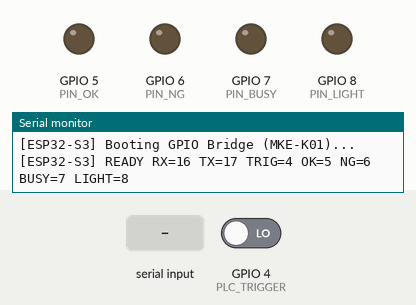
Bench run of a sketch on a simulated ESP32-S3. On the bench: output pins drawn as LEDs (lit = HIGH), the last lines printed to the serial monitor. The test bench sets the inputs (shaded band); at power-on: GPIO 4 (PLC_TRIGGER) LOW.

Above: at 1.3 s.
1.4 s: GPIO 4 (PLC_TRIGGER) driven HIGH
At 2.5 s:
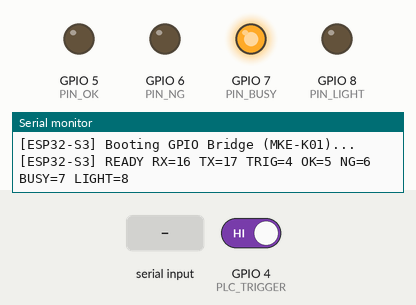
2.9 s: "LIGHT_ON\n" received over the second serial link
At 3.7 s:
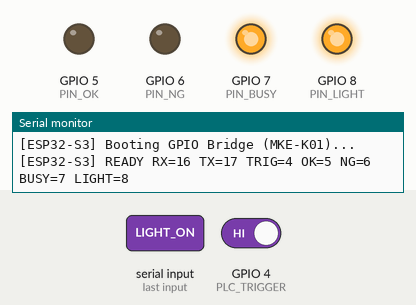
4.4 s: "OK_ON\n" received over the second serial link
At 4.8 s:
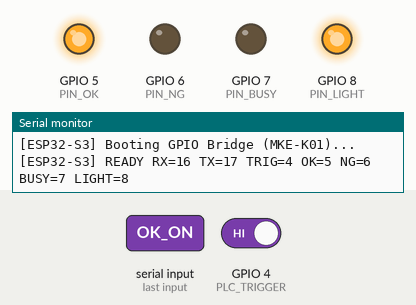
5.9 s: "LIGHT_OFF\n" received over the second serial link
At 7.1 s:
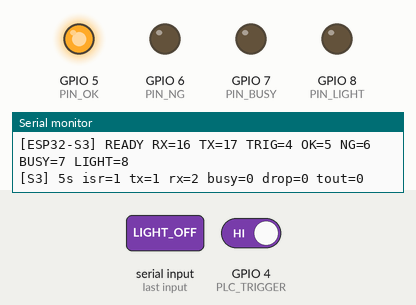
7.4 s: "NG_ON\n" received over the second serial link
At 8.3 s:
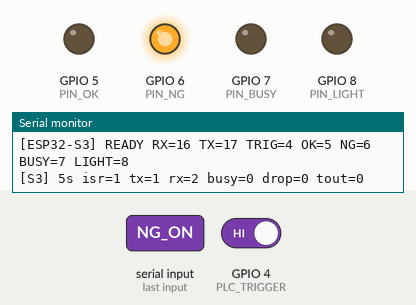
8.9 s: "BUSY_ON\n" received over the second serial link
At 9.5 s:
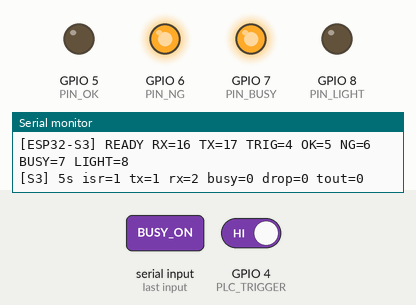
Timing chart, 0 to 25.4 s (numbered marks = the images above; inputs shaded):
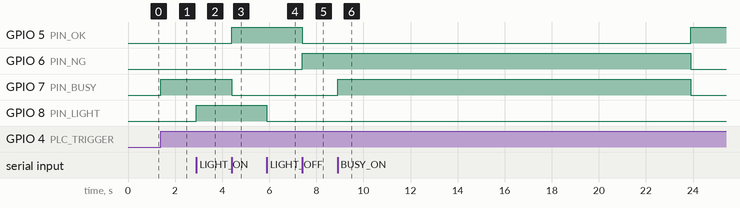

Measured:
- after the input at 1.4 s, GPIO 7 (PIN_BUSY): LOW → HIGH at once
- after the input at 2.9 s, GPIO 8 (PIN_LIGHT): LOW → HIGH at once
- after the input at 4.4 s, GPIO 5 (PIN_OK): LOW → HIGH at once; GPIO 7 (PIN_BUSY): HIGH → LOW at once
- after the input at 5.9 s, GPIO 8 (PIN_LIGHT): HIGH → LOW at once
- after the input at 7.4 s, GPIO 5 (PIN_OK): HIGH → LOW at once; GPIO 6 (PIN_NG): LOW → HIGH at once
- after the input at 8.9 s, GPIO 5 (PIN_OK): LOW → HIGH after 15.0 s; GPIO 6 (PIN_NG): HIGH → LOW after 15.0 s; GPIO 7 (PIN_BUSY): LOW → HIGH at once, → LOW 15.0 s later

The sketch:

esp32_gpio_bridge.ino
```cpp
// ═══════════════════════════════════════════════════════════
// ESP32-S3 GPIO Bridge — Jetson ↔ ESP32-S3 ↔ Opto ↔ PLC
// Board: MKE-K01 ESP32-S3 Dev Kit + MKE-B01 IO Shield
// ═══════════════════════════════════════════════════════════
//
// Jetson → UART → ESP32-S3 → Opto (NPN) → PLC   [OUTPUT]
// PLC    → Opto → ESP32-S3 → UART → Jetson       [INPUT]
//
// Wiring:
//   Jetson TX (pin8)  → ESP32-S3 GPIO16 (UART1 RX)
//   Jetson RX (pin10) ← ESP32-S3 GPIO17 (UART1 TX)
//   Jetson GND        → ESP32-S3 GND
//
// Flow: PLC trigger accepted only while idle → clear OK/NG → BUSY=ON → UART "TRIGGER" → Jetson inspect
//       → "OK_ON"/"NG_ON" → OK/NG=ON (level hold) + BUSY=OFF
//       → PLC reads OK/NG level when BUSY=OFF → next trigger clears result

#include <esp_system.h>

// ── Pins (ESP32-S3 MKE-K01) ─────────────────────────────
// ⚠️ S3 restricted: GPIO19/20=USB, GPIO22-32=Flash/PSRAM
#define UART_RX       16    // ← Jetson TX (wire to ESP32 GPIO16 pin)
#define UART_TX       17    // → Jetson RX (wire to ESP32 GPIO17 pin)

#define PLC_TRIGGER    4    // Opto INPUT (riêng) ← PLC trigger

// Opto OUTPUT 4-ch module: GPIO liền nhau 5→8 = CH1→CH4
#define PIN_OK         5    // CH1 → PLC OK
#define PIN_NG         6    // CH2 → PLC NG
#define PIN_BUSY       7    // CH3 → PLC BUSY
#define PIN_LIGHT      8    // CH4 → Đèn chiếu sáng

// ── Opto/Relay drive logic ───────────────────────────────
// Set to 0 = active-HIGH push-pull (tested OK with test_uart.ino)
// Set to 1 = active-LOW open-drain (NPN opto)
#define OPTO_ACTIVE_LOW 0

#if OPTO_ACTIVE_LOW
  #define OPTO_ON(pin)   digitalWrite(pin, LOW)
  #define OPTO_OFF(pin)  digitalWrite(pin, HIGH)
  static const uint8_t OPTO_OFF_LEVEL = HIGH;
  static const uint8_t OPTO_PIN_MODE  = OUTPUT_OPEN_DRAIN;
#else
  #define OPTO_ON(pin)   digitalWrite(pin, HIGH)
  #define OPTO_OFF(pin)  digitalWrite(pin, LOW)
  static const uint8_t OPTO_OFF_LEVEL = LOW;
  static const uint8_t OPTO_PIN_MODE  = OUTPUT;
#endif

// ── Trigger edge (1=RISING/PNP, 0=FALLING/NPN) ──────────
#define PLC_TRIGGER_ACTIVE_HIGH 1

#if PLC_TRIGGER_ACTIVE_HIGH
  static const uint8_t PLC_TRIG_MODE = INPUT_PULLDOWN;
  static const int     PLC_TRIG_EDGE = RISING;
#else
  static const uint8_t PLC_TRIG_MODE = INPUT_PULLUP;
  static const int     PLC_TRIG_EDGE = FALLING;
#endif

// ── Config ───────────────────────────────────────────────
#define DEBOUNCE_US         5000      // ISR noise filter (5ms)
#define UART_BAUD         115200
#define HEARTBEAT_MS        5000      // USB debug interval
#define RESULT_TIMEOUT_MS  15000      // BUSY watchdog; keep above Jetson normal camera recovery time

// ── UART ─────────────────────────────────────────────────
HardwareSerial JetsonSerial(1);       // UART1 → GPIO16(RX)/GPIO17(TX)

// ── State ────────────────────────────────────────────────
volatile uint32_t triggerCount  = 0;
volatile uint32_t lastTriggerUs = 0;

int lastResultPin = -1;  // Tracks which result pin (OK/NG) is currently held HIGH

char    cmdBuffer[65];
uint8_t cmdLen = 0;

uint32_t      trigTxCount      = 0;
uint32_t      rxCmdCount       = 0;
uint32_t      unknownCmdCount  = 0;
uint32_t      overflowCount    = 0;
uint32_t      busyDropCount    = 0;
uint32_t      timeoutCount     = 0;
unsigned long lastDbgMs        = 0;
bool          busyAsserted     = false;
unsigned long busySinceMs      = 0;

const int kOutputPins[] = { PIN_LIGHT, PIN_OK, PIN_NG, PIN_BUSY };

// ── Helpers ──────────────────────────────────────────────

void setBusy(bool on) {
  if (on) { OPTO_ON(PIN_BUSY);  busyAsserted = true;  busySinceMs = millis(); }
  else    { OPTO_OFF(PIN_BUSY); busyAsserted = false; busySinceMs = 0; }
}

void initPinSafe(int pin) {
  digitalWrite(pin, OPTO_OFF_LEVEL);
  pinMode(pin, OPTO_PIN_MODE);
  OPTO_OFF(pin);
}

void allOff() {
  OPTO_OFF(PIN_LIGHT); OPTO_OFF(PIN_OK); OPTO_OFF(PIN_NG);
  lastResultPin = -1;
  setBusy(false);
}

// Clear previous result — called when new trigger arrives
void clearResult() {
  if (lastResultPin >= 0) {
    OPTO_OFF(lastResultPin);
    lastResultPin = -1;
  }
}

// Set result pin HIGH (level-hold) and release BUSY immediately.
// Pin stays HIGH until next trigger calls clearResult().
// PLC reads OK/NG level any time while BUSY=OFF.
void setResult(int pin) {
  clearResult();         // Clear any previous result
  OPTO_ON(pin);          // Hold result HIGH
  lastResultPin = pin;
  setBusy(false);        // BUSY=OFF → PLC can read result now
}

// ── ISR ──────────────────────────────────────────────────

void IRAM_ATTR onPLCTrigger() {
  uint32_t now = micros();
  if (now - lastTriggerUs > DEBOUNCE_US) {
    triggerCount++;
    lastTriggerUs = now;
  }
}

// ── SETUP ────────────────────────────────────────────────

void setup() {
  for (int pin : kOutputPins) initPinSafe(pin);
  allOff();

  Serial.begin(115200);
  Serial.println("[ESP32-S3] Booting GPIO Bridge (MKE-K01)...");

  JetsonSerial.begin(UART_BAUD, SERIAL_8N1, UART_RX, UART_TX);

  pinMode(PLC_TRIGGER, PLC_TRIG_MODE);
  attachInterrupt(digitalPinToInterrupt(PLC_TRIGGER), onPLCTrigger, PLC_TRIG_EDGE);

  delay(100);
  JetsonSerial.println("ESP32 READY");
  JetsonSerial.printf("ESP32 BOOT reason=%d\n", (int)esp_reset_reason());
  JetsonSerial.printf("ESP32 CFG trig=%d(G%d) ok=%d ng=%d busy=%d light=%d mode=LEVEL timeout=%d\n",
                      (int)PLC_TRIGGER_ACTIVE_HIGH, PLC_TRIGGER,
                      PIN_OK, PIN_NG, PIN_BUSY, PIN_LIGHT, RESULT_TIMEOUT_MS);
  Serial.printf("[ESP32-S3] READY RX=%d TX=%d TRIG=%d OK=%d NG=%d BUSY=%d LIGHT=%d\n",
                UART_RX, UART_TX, PLC_TRIGGER, PIN_OK, PIN_NG, PIN_BUSY, PIN_LIGHT);
}

// ── COMMANDS ─────────────────────────────────────────────

void processCommand(const char* cmd) {
  if      (strcmp(cmd, "LIGHT_ON")  == 0) { OPTO_ON(PIN_LIGHT);  rxCmdCount++; }
  else if (strcmp(cmd, "LIGHT_OFF") == 0) { OPTO_OFF(PIN_LIGHT); rxCmdCount++; }
  else if (strcmp(cmd, "OK_ON")     == 0) { setResult(PIN_OK);   rxCmdCount++; }
  else if (strcmp(cmd, "NG_ON")     == 0) { setResult(PIN_NG);   rxCmdCount++; }
  else if (strcmp(cmd, "OK_PULSE")  == 0) { setResult(PIN_OK);   rxCmdCount++; }
  else if (strcmp(cmd, "NG_PULSE")  == 0) { setResult(PIN_NG);   rxCmdCount++; }
  else if (strcmp(cmd, "BUSY_ON")   == 0) { setBusy(true);       rxCmdCount++; }
  else if (strcmp(cmd, "BUSY_OFF")  == 0) { setBusy(false);      rxCmdCount++; }
  else if (strcmp(cmd, "PING")      == 0) { JetsonSerial.println("PONG"); rxCmdCount++; }
  else if (strcmp(cmd, "STATUS")    == 0) {
    JetsonSerial.printf("ESP32 STAT isr=%lu tx=%lu rx=%lu unk=%lu ovf=%lu drop=%lu busy=%d tout=%lu\n",
                        (unsigned long)triggerCount, (unsigned long)trigTxCount,
                        (unsigned long)rxCmdCount, (unsigned long)unknownCmdCount,
                        (unsigned long)overflowCount, (unsigned long)busyDropCount,
                        (int)busyAsserted,
                        (unsigned long)timeoutCount);
    rxCmdCount++;
  }
  else { unknownCmdCount++; JetsonSerial.printf("ESP32 ERR UNKNOWN:%s\n", cmd); }
}

// ── LOOP ─────────────────────────────────────────────────

void loop() {
  // 1. BUSY watchdog — fail-safe OK if Jetson doesn't respond
  if (busyAsserted && millis() - busySinceMs >= RESULT_TIMEOUT_MS) {
    timeoutCount++;
    JetsonSerial.println("ESP32 ERR TIMEOUT->OK");
    setResult(PIN_OK);  // Fail-safe: assert OK + release BUSY
  }

  // 2. Forward PLC triggers to Jetson
  static uint32_t lastSentCount = 0;
  noInterrupts(); uint32_t cnt = triggerCount; interrupts();

  if (cnt != lastSentCount) {
    uint32_t pending = cnt - lastSentCount;
    lastSentCount = cnt;
    if (busyAsserted) {
      busyDropCount += pending;
    } else {
      clearResult();  // Clear previous OK/NG before new cycle
      setBusy(true);
      JetsonSerial.println("TRIGGER");
      trigTxCount++;
      if (pending > 1) busyDropCount += pending - 1;
    }
  }

  // 3. Read commands from Jetson
  while (JetsonSerial.available()) {
    char c = JetsonSerial.read();
    if (c == '\n' || c == '\r') {
      if (cmdLen > 0) { cmdBuffer[cmdLen] = '\0'; processCommand(cmdBuffer); cmdLen = 0; }
    } else {
      if (cmdLen < sizeof(cmdBuffer) - 1) cmdBuffer[cmdLen++] = c;
      else { cmdLen = 0; overflowCount++; }
    }
  }

  // 5. USB heartbeat
  unsigned long now = millis();
  if (now - lastDbgMs >= HEARTBEAT_MS) {
    Serial.printf("[S3] %lus isr=%lu tx=%lu rx=%lu busy=%d drop=%lu tout=%lu\n",
                  (unsigned long)(now / 1000), (unsigned long)triggerCount,
                  (unsigned long)trigTxCount, (unsigned long)rxCmdCount,
                  (int)busyAsserted, (unsigned long)busyDropCount,
                  (unsigned long)timeoutCount);
    lastDbgMs = now;
  }
}
```
